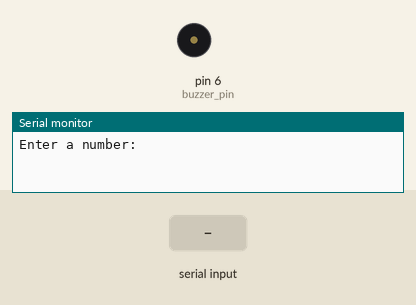
Recording of a sketch running on a simulated Arduino Uno, built with avr-gcc and run on an emulated ATmega328P. Shown: buzzer (waves = sounding, pin HIGH), the last lines printed to the serial monitor. Inputs (shaded band) come from the test bench.

Above: at 1.2 s.
1.3 s: "90,45\n" received over Serial
At 2.3 s:
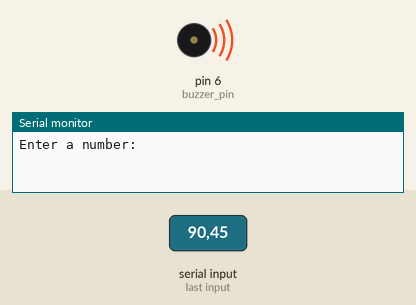
4.3 s: "30,150\n" received over Serial
At 9.7 s:
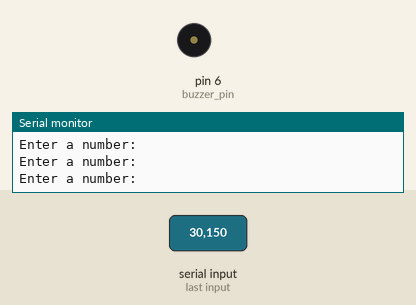
Timing chart, 0 to 11.2 s (numbered marks = the images above; inputs shaded):
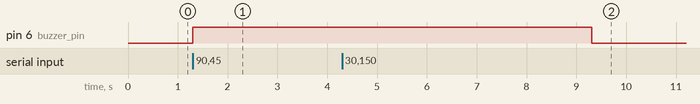

The sketch:

22_Active_Buzzers_Intro.ino
```cpp
int buzzer_pin = 6;
int delay_time = 2000;

int num;

String message = "Enter a number: ";


void setup() {
  // put your setup code here, to run once:
  pinMode(buzzer_pin, OUTPUT);

  Serial.begin(9600);
}

void loop() {
  // put your main code here, to run repeatedly:
  Serial.println(message);

  while (Serial.available() == 0){

  }

  num = Serial.parseInt();

  if (num > 10){
    digitalWrite(buzzer_pin, HIGH);
    delay(delay_time);
    digitalWrite(buzzer_pin, LOW);
  }

  Serial.println();
}
```

Measured:
- after the input at 1.3 s, pin 6 (buzzer_pin): LOW → HIGH at once
- after the input at 4.3 s, pin 6 (buzzer_pin): HIGH → LOW after 5.0 s instead of 1.0 s
